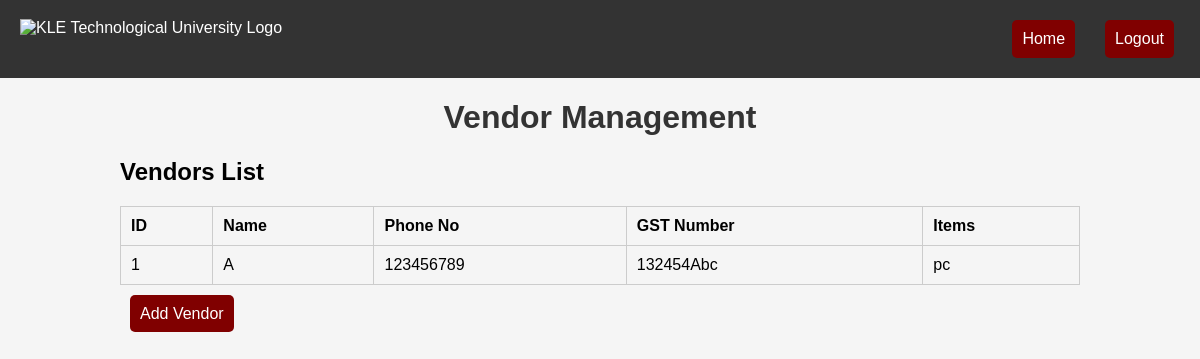
The page /vendor-management-dashboard/ on the database its author committed.
### vmdashboard/models.py (models this page shows, shortened)
class Vendor(models.Model):
    name = models.CharField(max_length=100)
    address = models.TextField()
    phone_number = models.CharField(max_length=15)
    gst_number = models.CharField(max_length=15)
    items = models.CharField(max_length=255)

### vmdashboard/views.py (the view)
# urls.py: path('', views.vendor_list, name='vendor_list'),
def vendor_list(request):
    vendors = Vendor.objects.all()
    return render(request, 'vmdashboard/vendor_list.html', {'vendors': vendors})

### vmdashboard/templates/vmdashboard/vendor_list.html (shortened to what this page needs)
<!DOCTYPE html>
<html>
<head>
    {% load static %}
    <link rel="stylesheet" href="{% static '/css/header.css' %}">
</head>
<body>
    {% include 'header.html' %}
    <h1>Vendor Management</h1>
    <div class="vendor-list">
        <h2>Vendors List</h2>
        <table>
            <tr>
                <th>ID</th>
                <th>Name</th>
                <th>Phone No</th>
                <th>GST Number</th>
                <th>Items</th>
            </tr>
            {% for vendor in vendors %}
                <tr>
                    <td>{{ vendor.id }}</td>
                    <td>{{ vendor.name }}</td>
                    <td>{{ vendor.phone_number }}</td>
                    <td>{{ vendor.gst_number }}</td>
                    <td>{{ vendor.items }}</td>
                </tr>
            {% endfor %}
        </table>
        <a href="{% url 'vmdashboard:add_vendor' %}">Add Vendor</a>
    </div>
</body>
</html>

### static/css/header.css (style rules this page uses)
body { font-family: Arial, sans-serif; background-color: #f5f5f5; margin: 0; padding: 0; }

### vmdashboard/templates/vmdashboard/vendor_list.html (style rules this page uses)
body { font-family: Arial, sans-serif; background-color: #f4f4f4; text-align: center; }
h1 { color: #333; }
.vendor-list { margin: 20px auto; width: 80%; text-align: left; }
table { width: 100%; border-collapse: collapse; margin-bottom: 20px; }
table, th, td { border: 1px solid #ccc; padding: 10px; }
a, button { background-color: #800000; color: white; padding: 10px; text-decoration: none; border-radius: 5px; margin: 10px; cursor: pointer; }

### rows shown on the page
Vendor: id "1", name "A", phone_number "123456789", gst_number "132454Abc", items "pc"
